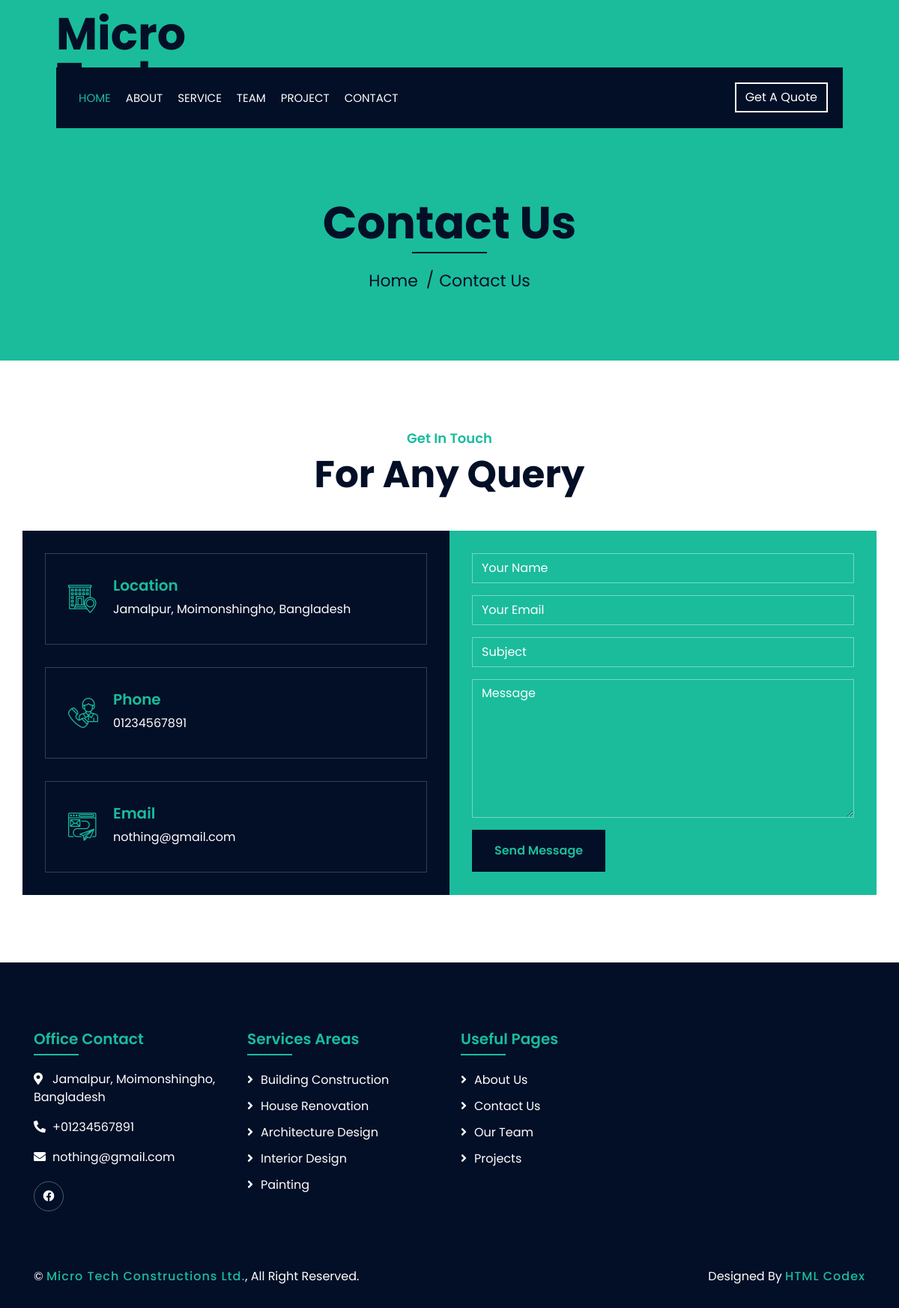
Page /contact/ on the committed database.
### main/models.py (models this page shows, shortened)
class Contact(models.Model):
  location = models.CharField(max_length=100)
  phone = models.CharField(max_length=15)
  email = models.EmailField()
  class Meta:
    verbose_name = "Contact"
    verbose_name_plural = "Contacts"

class SocialMedia(models.Model):
  name = models.CharField(max_length=30)
  logo_class = models.CharField(max_length=20)
  link = models.URLField()
  class Meta:
    verbose_name = "Social Media"
    verbose_name_plural = "Social Media"

### main/views.py (the view, shortened to what this page needs)
# urls.py: path("contact/", views.contact, name="contact"),
def contact(request):
  contacts = Contact.objects.all()
  social_media = SocialMedia.objects.all()
  context = {
    "contacts":contacts,
    "social_media":social_media,
  }
  return render(request, "contact.html", context)

### main/templatetags/auth_extras.py (called while the page is built)
@register.filter
def is_admin(user):
    return user.is_authenticated and user.groups.filter(name="admin").exists()

### templates/contact.html (shortened to what this page needs)
{% extends "base.html" %}
{% load static %}
{% load auth_extras %}
{% block content %}
<div class="page-header">
  <div class="container">
    <div class="row">
      <div class="col-12">
        <h2>Contact Us</h2>
      </div>
      <div class="col-12">
        <a href="">Home</a>
        <a href="">Contact Us</a>
      </div>
    </div>
  </div>
</div>
<div class="contact wow fadeInUp">
  <div class="container">
    <div class="section-header text-center">
      <p>Get In Touch</p>
      <h2>For Any Query</h2>
    </div>
    <div class="row">
      <div class="col-md-6">
        {% if contacts %}
        <div class="contact-info">
          {% for contact in contacts %}
          <div class="contact-item">
            <i class="flaticon-address"></i>
            <div class="contact-text">
              <h2>Location</h2>
              <p>{{ contact.location }}</p>
            </div>
          </div>
          <div class="contact-item">
            <i class="flaticon-call"></i>
            <div class="contact-text">
              <h2>Phone</h2>
              <p>{{ contact.phone }}</p>
            </div>
          </div>
          <div class="contact-item">
            <i class="flaticon-send-mail"></i>
            <div class="contact-text">
              <h2>Email</h2>
              <p>{{ contact.email }}</p>
            </div>
          </div>
          {% endfor %}
        </div>
        {% endif %}
      </div>
      <div class="col-md-6">
        <div class="contact-form">
          <form name="sentMessage" id="contactForm" novalidate="novalidate" method="post" action="{% url "contact" %}">
            <div class="control-group">
              <input type="text" class="form-control" id="name" name="name" placeholder="Your Name" required="required" data-validation-required-message="Please enter your name" />
            </div>
            <div class="control-group">
              <input type="email" class="form-control" id="email" name="email" placeholder="Your Email" required="required" data-validation-required-message="Please enter your email" />
            </div>
            <div class="control-group">
              <input type="text" class="form-control" id="subject" name="subject" placeholder="Subject" required="required" data-validation-required-message="Please enter a subject" />
            </div>
            <div class="control-group">
              <textarea class="form-control" id="message" name="message" placeholder="Message" required="required" data-validation-required-message="Please enter your message"></textarea>
            </div>
            <div>
              <button class="btn" type="submit" id="sendMessageButton">Send Message</button>
            </div>
          </form>
        </div>
      </div>
    </div>
  </div>
</div>
{% endblock %}

### templates/partials/footer.html
{% load static %}
{% load auth_extras %}
<div class="footer wow fadeIn" data-wow-delay="0.3s">
    <div class="container">
        <div class="row">
            <div class="col-md-6 col-lg-3">
                <div class="footer-contact">
                    <h2>Office Contact</h2>
                    {% for contact in contacts %}
                    <p><i class="fa fa-map-marker-alt"></i>{{ contact.location }}</p>
                    <p><i class="fa fa-phone-alt"></i>+{{ contact.phone }}</p>
                    <p><i class="fa fa-envelope">
                    </i>{{ contact.email }}</p>
                    {% endfor %}
                    {% if social_media %}
                    <div class="footer-social">
                      {% for media in social_media %}
                        <a href="{{ media.link }}"><i class="{{ media.logo_class }}"></i></a>
                      {% endfor %}
                    </div>
                    {% endif %}
                </div>
            </div>
            <div class="col-md-6 col-lg-3">
                <div class="footer-link">
                    <h2>Services Areas</h2>
                    <a href="{% url "service" %}">Building Construction</a>
                    <a href="{% url "service" %}">House Renovation</a>
                    <a href="{% url "service" %}">Architecture Design</a>
                    <a href="{% url "service" %}">Interior Design</a>
                    <a href="{% url "service" %}">Painting</a>
                </div>
            </div>
            <div class="col-md-6 col-lg-3">
                <div class="footer-link">
                    <h2>Useful Pages</h2>
                    <a href="{% url "about" %}">About Us</a>
                    <a href="{% url "contact" %}">Contact Us</a>
                    <a href="{% url "team" %}">Our Team</a>
                    <a href="{% url "projects" %}">Projects</a>
                </div>
            </div>
        </div>
    </div>
    <div class="container copyright">
        <div class="row">
            <div class="col-md-6">
                <p>&copy; <a href="#">Micro Tech Constructions Ltd.</a>, All Right Reserved.</p>
            </div>
            <div class="col-md-6">
                <p>Designed By <a href="https://htmlcodex.com">HTML Codex</a></p>
            </div>
        </div>
    </div>
</div>

### static/css/style.css (style rules this page uses)
body { color: #666666; background: #dddddd; font-family: 'Poppins', sans-serif; font-weight: 400; }
h1, h2, h3, h4, h5, h6 { color: #030f27; }
a { color: #666666; transition: .3s; }
.btn { transition: .3s; }
.page-header { position: relative; margin-bottom: 45px; padding: 90px 0; text-align: center; background: #1abc9c; }
.page-header h2 { position: relative; color: #030f27; font-size: 60px; font-weight: 700; margin-bottom: 20px; padding-bottom: 5px; }
.page-header h2::after { position: absolute; content: ""; width: 100px; height: 2px; left: calc(50% - 50px); bottom: 0; background: #030f27; }
.page-header a { position: relative; padding: 0 12px; font-size: 22px; color: #030f27; }
.page-header a::after { position: absolute; content: "/"; width: 8px; height: 8px; top: -2px; right: -7px; text-align: center; color: #121518; }
.page-header a:last-child::after { display: none; }
.section-header { position: relative; width: 100%; margin-bottom: 45px; }
.section-header p { color: #1abc9c; font-size: 18px; font-weight: 600; margin-bottom: 5px; }
.section-header h2 { margin: 0; position: relative; font-size: 50px; font-weight: 700; }
.contact { position: relative; width: 100%; padding: 45px 0; }
.contact .col-md-6 { padding-top: 30px; padding-bottom: 30px; }
.contact .col-md-6:first-child { background: #030f27; }
.contact .col-md-6:last-child { background: #1abc9c; }
.contact .contact-info { position: relative; width: 100%; padding: 0 15px; }
.contact .contact-item { position: relative; margin-bottom: 30px; padding: 30px; display: flex; align-items: flex-start; flex-direction: row; border: 1px solid rgba(256, 256, 256, .2); }
.contact .contact-item [class^="flaticon-"]::before { margin: 0; color: #1abc9c; font-size: 40px; }
.contact .contact-text { position: relative; width: auto; padding-left: 20px; }
.contact .contact-text h2 { color: #1abc9c; font-size: 20px; font-weight: 600; }
.contact .contact-text p { margin: 0; color: #ffffff; font-size: 16px; }
.contact .contact-item:last-child { margin-bottom: 0; }
.contact .contact-form { position: relative; padding: 0 15px; }
.contact .contact-form input { color: #ffffff; height: 40px; border-radius: 0; border-width: 1px; border-color: rgba(256, 256, 256, .4); background: transparent; }
.contact .contact-form textarea { color: #ffffff; height: 185px; border-radius: 0; border-width: 1px; border-color: rgba(256, 256, 256, .4); background: transparent; }
.contact .contact-form input:focus, .contact .contact-form textarea { box-shadow: none; }
.contact .contact-form .form-control::placeholder { color: #ffffff; opacity: 1; }
.contact .contact-form .btn { padding: 16px 30px; font-size: 16px; font-weight: 600; color: #1abc9c; background: #030f27; border: none; border-radius: 0; transition: .3s; }
.footer { position: relative; margin-top: 45px; padding-top: 90px; background: #030f27; color: #ffffff; }
.footer .footer-contact, .footer .footer-link, .footer .newsletter { position: relative; margin-bottom: 45px; }
.footer h2 { position: relative; margin-bottom: 20px; padding-bottom: 10px; font-size: 20px; font-weight: 600; color: #1abc9c; }
.footer h2::after { position: absolute; content: ""; width: 60px; height: 2px; left: 0; bottom: 0; background: #1abc9c; }
.footer .footer-link a { display: block; margin-bottom: 10px; color: #ffffff; transition: .3s; }
.footer .footer-link a::before { position: relative; content: "\f105"; font-family: "Font Awesome 5 Free"; font-weight: 900; margin-right: 10px; }
.footer .footer-contact p i { width: 25px; }
.footer .footer-social { position: relative; margin-top: 20px; }
.footer .footer-social a { display: inline-block; width: 40px; height: 40px; padding: 7px 0; text-align: center; border: 1px solid rgba(256, 256, 256, .3); border-radius: 60px; transition: .3s; }
.footer .footer-social a i { font-size: 15px; color: #ffffff; }
.footer .copyright { padding: 30px 15px; }
.footer .copyright p { margin: 0; color: #ffffff; }
.footer .copyright .col-md-6:last-child p { text-align: right; }
.footer .copyright p a { color: #1abc9c; font-weight: 500; letter-spacing: 1px; }

### rows in the picture
Contact: location "Jamalpur, Moimonshingho, Bangladesh", phone "01234567891", email "nothing@gmail.com"
